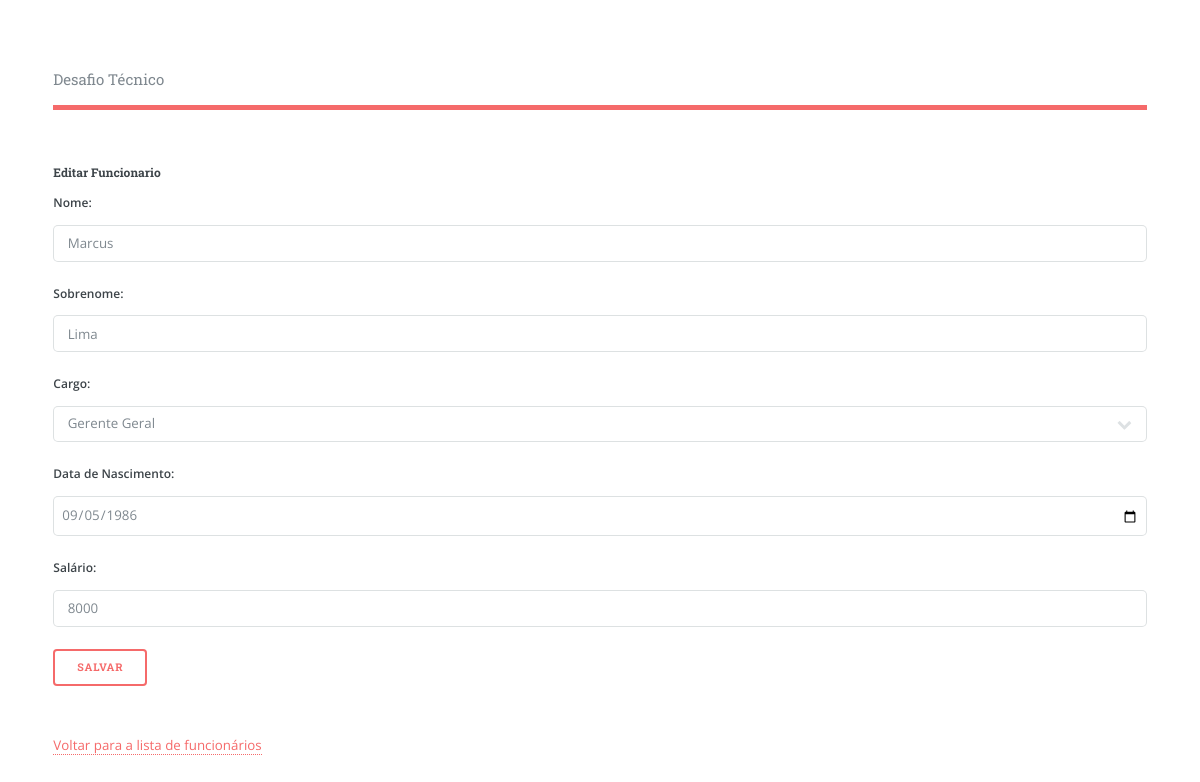
The page /index.php?action=editarFuncionario&id=1 on the database its author committed.
### tables this page shows
CREATE TABLE IF NOT EXISTS `funcionarios` (
  `id` int(11) NOT NULL AUTO_INCREMENT,
  `nome` varchar(50) DEFAULT NULL,
  `sobrenome` varchar(50) DEFAULT NULL,
  `idCargo` int(11) DEFAULT NULL,
  `dtnasc` date DEFAULT NULL,
  `salario` float DEFAULT NULL,
  PRIMARY KEY (`id`),
  KEY `FK_funcionarios_cargos` (`idCargo`),
  CONSTRAINT `FK_funcionarios_cargos` FOREIGN KEY (`idCargo`) REFERENCES `cargos` (`id`) ON DELETE CASCADE ON UPDATE NO ACTION
);

### config/DatabaseConnection.php (called while the page is built, shortened)
<?php
class DatabaseConnection {
    private static $connection;
    public static function getConnection() {
        if (self::$connection === null) {
            $host = "localhost";
            $dbname = "desafio";
            $username = "root";
            $password = "root3306";
            try {
                self::$connection = new PDO("mysql:host=$host;dbname=$dbname", $username, $password);
                self::$connection->setAttribute(PDO::ATTR_ERRMODE, PDO::ERRMODE_EXCEPTION);
            } catch (PDOException $e) {
                die("Erro na conexão com o banco de dados: " . $e->getMessage());
            }
        }
        return self::$connection;
    }
}

### controllers/FuncionarioController.php (called while the page is built, shortened)
<?php
require_once './models/FuncionarioModel.php';
require_once './config/DatabaseConnection.php';
require_once('CargoController.php');
class FuncionarioController {
    private $conn;
    public function __construct() {
        $this->conn = DatabaseConnection::getConnection();
    }
public function buscarFuncionarioPorId($id) {
    try {
        $stmt = $this->conn->prepare("SELECT * FROM funcionarios WHERE id = :id");
        $stmt->bindParam(':id', $id);
        $stmt->execute();
        $row = $stmt->fetch(PDO::FETCH_ASSOC);
        if ($row) {
            return new FuncionarioModel($row['id'], $row['nome'], $row['sobrenome'], $row['idCargo'], $row['dtnasc'], $row['salario']);
        } else {
            return false;
        }
    } catch (PDOException $e) {
        return false;
    }
}
}
?>

### models/FuncionarioModel.php (called while the page is built, shortened)
<?php
class FuncionarioModel {
    private $id;
    private $nome;
    private $sobrenome;
    private $dtnasc;
    private $salario;
    public function __construct($id, $nome, $sobrenome, $idCargo, $dtnasc, $salario) {
        $this->id = $id;
        $this->nome = $nome;
        $this->sobrenome = $sobrenome;
        $this->dtnasc = $dtnasc;
        $this->salario = $salario;
    }
    public function getId() {
        return $this->id;
    }
    public function getNome() {
        return $this->nome;
    }
    public function getsobrenome() {
        return $this->sobrenome;
    }
    public function getDtNasc() {
        return $this->dtnasc;
    }
    public function getSalario() {
        return $this->salario;
    }
}

### controllers/CargoController.php (called while the page is built, shortened)
<?php
require_once './models/CargoModel.php';
require_once './config/DatabaseConnection.php';
class CargoController {
    private $conn;
    public function __construct() {
        $this->conn = DatabaseConnection::getConnection();
    }
    public function listarCargos() {
        try {
            $stmt = $this->conn->prepare("SELECT * FROM cargos");
            $stmt->execute();
            $cargos = array();
            while ($row = $stmt->fetch(PDO::FETCH_ASSOC)) {
                $cargo = new CargoModel($row['id'], $row['cargo'], $row['descricao']);
                $cargos[] = $cargo;
            }
            return $cargos;
        } catch (PDOException $e) {
            return false;
        }
    }
}
?>

### models/CargoModel.php (called while the page is built, shortened)
<?php
class CargoModel {
    private $id;
    private $cargo;
    public function __construct($id, $cargo, $descricao) {
        $this->id = $id;
        $this->cargo = $cargo;
    }
    public function getId() {
        return $this->id;
    }
    public function getCargo() {
        return $this->cargo;
    }
}

### views/Funcionarios/formEditarFuncionario.php (the view, shortened to what this page needs)
<!DOCTYPE html>
<html>
<head>
</head>
<body>
    <h5>Editar Funcionario</h5>
    <form method="POST" action="index.php?action=editarFuncionario&id=<?php echo $funcionario->getId(); ?>">
        <label for="nome">Nome:</label>
        <input type="text" id="nome" name="nome" value="<?php echo $funcionario->getNome(); ?>" required>
        <br>
        <label for="sobrenome">Sobrenome:</label>
        <input type="text" id="sobrenome" name="sobrenome" required value="<?php echo $funcionario->getSobrenome(); ?>"></input>
        <br>
        <label for="idCargo">Cargo:</label>
        <select name="idCargo" id="idCargo">
            <?php foreach ($listaCargos as $cargo) { ?>
                <option value="<?php echo $cargo->getId(); ?>"><?php echo $cargo->getCargo(); ?></option>
            <?php } ?>
        </select>
        <br>
        <label for="dtnasc">Data de Nascimento:</label>
        <input type="date" class="date" id="dtnasc" name="dtnasc" required value="<?php echo $funcionario->getDtNasc(); ?>"></input>
        <br>
        <label for="salario">Salário:</label>
        <input type="text" id="salario" name="salario" required value="<?php echo $funcionario->getSalario(); ?>"></input>
        <br>
        <input type="submit" value="Salvar">
    </form>
    <br>
    <a href="index.php?action=listarFuncionarios">Voltar para a lista de funcionários</a>
</body>
</html>

### assets/css/style.css (style rules this page uses)
.date, .number { padding:7px !important; }

### rows shown on the page
funcionarios: nome "Marcus", sobrenome "Lima", dtnasc "09/05/1986", salario "8000"

### other values the page prints
form field idCargo "Gerente Geral"
